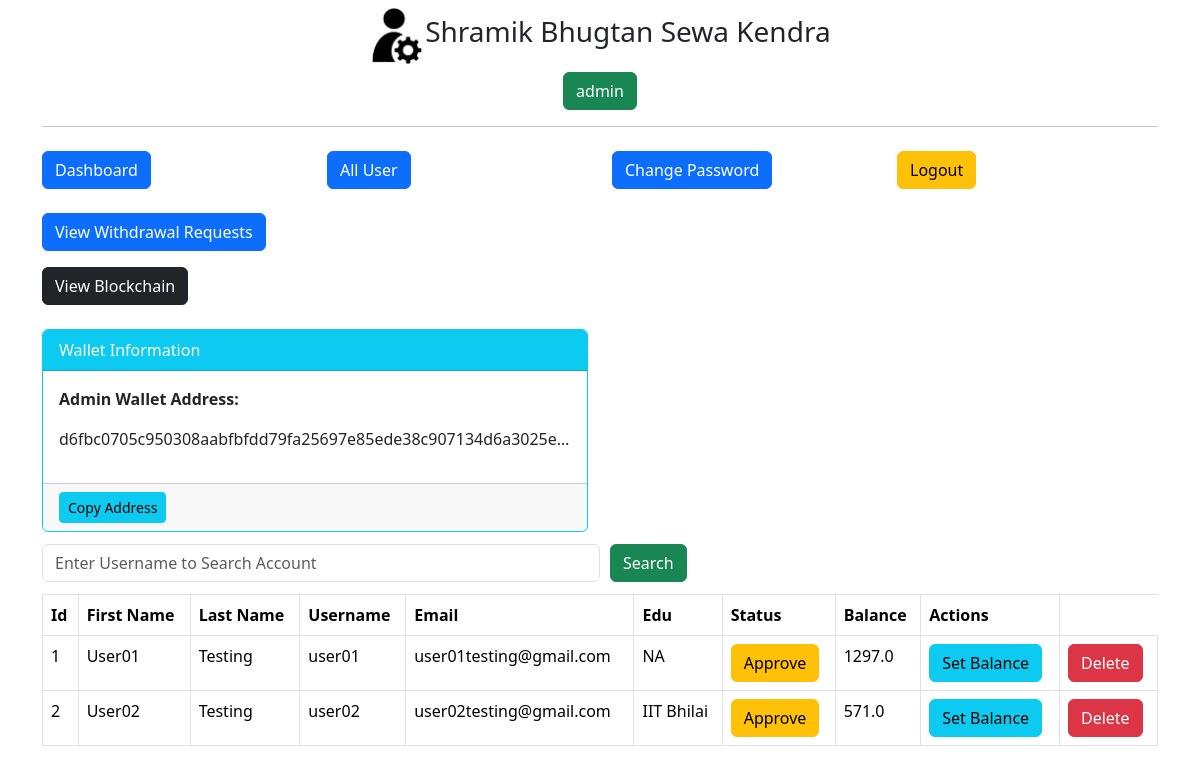
/admin/get-all-user (signed in), run on the app's committed database.
### main.py (models this page shows, shortened)
class Admin(db.Model):
    id = db.Column(db.Integer, primary_key=True)
    username = db.Column(db.String(255), nullable=False)
    password = db.Column(db.String(255), nullable=False)
    wallet_address = db.Column(db.String(255), unique=True, nullable=False)  # New column

class User(db.Model):
    id = db.Column(db.Integer, primary_key=True)
    fname = db.Column(db.String(255), nullable=False)
    lname = db.Column(db.String(255), nullable=False)
    email = db.Column(db.String(255), nullable=False)
    username = db.Column(db.String(255), nullable=False)
    edu = db.Column(db.String(255), nullable=False)
    password = db.Column(db.String(255), nullable=False)
    status = db.Column(db.Integer, default=0, nullable=False)
    balance = db.Column(db.Float, default=0.0, nullable=False)
    wallet_address = db.Column(db.String(255), unique=True, nullable=False)  # New column

### main.py (the view)
@app.route('/admin/get-all-user', methods=["POST", "GET"])
def adminGetAllUser():
    if not session.get('admin_id'):
        return redirect('/admin/')
    admin = Admin.query.get_or_404(session['admin_id'])
    if request.method == "POST":
        search = request.form.get('search')
        users = User.query.filter(User.username.like('%' + search + '%')).all()
        return render_template('admin/all-user.html', title='Approve User', users=users, admin=admin)
    else:
        users = User.query.all()
        users_with_balance = []  # List to store user details along with balance
        for user in users:
            user_data = {
                'id': user.id,
                'fname': user.fname,
                'lname': user.lname,
                'email': user.email,
                'username': user.username,
                'edu': user.edu,
                'status': "Approved" if user.status == 1 else "Not Approved",
                'balance': user.balance  # Fetch the balance of each user
            }
            users_with_balance.append(user_data)
        return render_template('admin/all-user.html', title='Approve User', users=users_with_balance, admin=admin)

### templates/admin/all-user.html (shortened to what this page needs)
{% extends "admin/layout.html"%}
{% block content %}
<div class="container">
    {% include 'admin/navbar.html' %}
    <div class="my-2">
        <form action="" method="POST" style="width:100%">
            <div class="d-flex align-items-center">
                <input type="text" name="search" id="search" placeholder="Enter Username to Search Account" class="form-control my-1 w-50">
                <button type="submit" class="btn btn-success" style="margin-left:10px;">Search</button>
            </div>
        </form>
    </div>
    <div class="my-2">
        <div class="table-responsive">
            <table class="table table-bordered">
                <thead>
                    <tr>
                        <th>Id</th>
                        <th>First Name</th>
                        <th>Last Name</th>
                        <th>Username</th>
                        <th>Email</th>
                        <th>Edu</th>
                        <th>Status</th>
                        <th>Balance</th>
                        <th>Actions</th>
                    </tr>
                </thead>
                <tbody>
                    {% for user in users %}
                    <tr>
                        <td>{{ user.id }}</td>
                        <td>{{ user.fname }}</td>
                        <td>{{ user.lname }}</td>
                        <td>{{ user.username }}</td>
                        <td>{{ user.email }}</td>
                        <td>{{ user.edu }}</td>
                        <td id="status-{{ user.id }}">
                            {% if user.status == 1 %}
                                Approved
                            {% else %}
                                <button id="approve-btn-{{ user.id }}" class="btn btn-warning" onclick="approveUser({{ user.id }})">Approve</button>
                            {% endif %}
                        </td>
                        <td>
                            {{ user.balance }}
                        </td>
                        <td>
                            <a href="{{ url_for('set_user_balance', user_id=user.id) }}" class="btn btn-info">Set Balance</a>
                        </td>
                        <td>
                            <form action="{{ url_for('delete_user', user_id=user.id) }}" method="POST" style="display: inline-block;">
                                <button type="submit" class="btn btn-danger" onclick="return confirm('Are you sure you want to delete this account?');">Delete</button>
                            </form>
                        </td>
                    </tr>
                    {% endfor %}
                </tbody>
            </table>
        </div>
    </div>
</div>
{% endblock content %}

### templates/admin/layout.html (shortened to what this page needs)
<!DOCTYPE html>
<html lang="en">
    <head>
        <link href="https://cdn.jsdelivr.net/npm/bootstrap@5.3.2/dist/css/bootstrap.min.css" rel="stylesheet">
    </head>
    <body>
        <div class="container my-2">
            <div class="d-flex justify-content-center align-items-center">
                <img style="width: 5%;"
                    alt="">
                <h3>
                    Shramik Bhugtan Sewa Kendra
                </h3>
            </div>
            <div class="my-2 text-center">
                {% if session.admin_name %}
                <button class="btn btn-success">{{session.admin_name}}</button>
                {% endif %}
            </div>
            <hr>
        </div>
        {% block content %} {% endblock content %}
    </body>
</html>

### templates/admin/navbar.html (shortened to what this page needs)
<div class="row d-flex justify-content-center">
    <div class="col-lg-3 col-md-6 my-2">
        <a href="/admin/dashboard" class="btn btn-primary btn-block">Dashboard</a>
    </div>
    <div class="col-lg-3 col-md-6 my-2">
        <a href="/admin/get-all-user" class="btn btn-primary btn-block">All User</a>
    </div>
    <div class="col-lg-3 col-md-6 my-2">
        <a href="/admin/change-admin-password" class="btn btn-primary btn-block">Change Password</a>
    </div>
    <div class="col-lg-3 col-md-6 my-2">
        <a href="/admin/logout" class="btn btn-warning btn-block">Logout</a>
    </div>
</div>
<div class="my-3">
    <a href="{{ url_for('admin_withdrawal_requests') }}" class="btn btn-primary">View Withdrawal Requests</a>
</div>
<div class="my-3">
    <a href="/blockchain" class="btn btn-dark">View Blockchain</a>
</div>
<div class="row d-flex justify-content-left mt-4">
    <div class="col-12 col-md-8 col-lg-6">
        <div class="card border-info">
            <div class="card-header bg-info text-white">
                Wallet Information
            </div>
            <div class="card-body">
                <p class="card-text"><strong>Admin Wallet Address:</strong></p>
                <p class="text-center font-weight-bold overflow-hidden text-truncate">{{ admin.wallet_address }}</p>
            </div>
            <div class="card-footer">
                <button class="btn btn-info btn-sm copy-btn" onclick="copyToClipboard('{{ admin.wallet_address }}')">Copy Address</button>
            </div>
        </div>
    </div>
</div>

### data on the page
Admin: admin_name "admin", wallet_address "d6fbc0705c950308aabfbfdd79fa25697e85ede38c907134d6a3025e…"
User: id "1", fname "User01", lname "Testing", username "user01", email "user01testing@gmail.com", edu "NA", balance "1297.0"
User: id "2", fname "User02", lname "Testing", username "user02", email "user02testing@gmail.com", edu "IIT Bhilai", balance "571.0"
